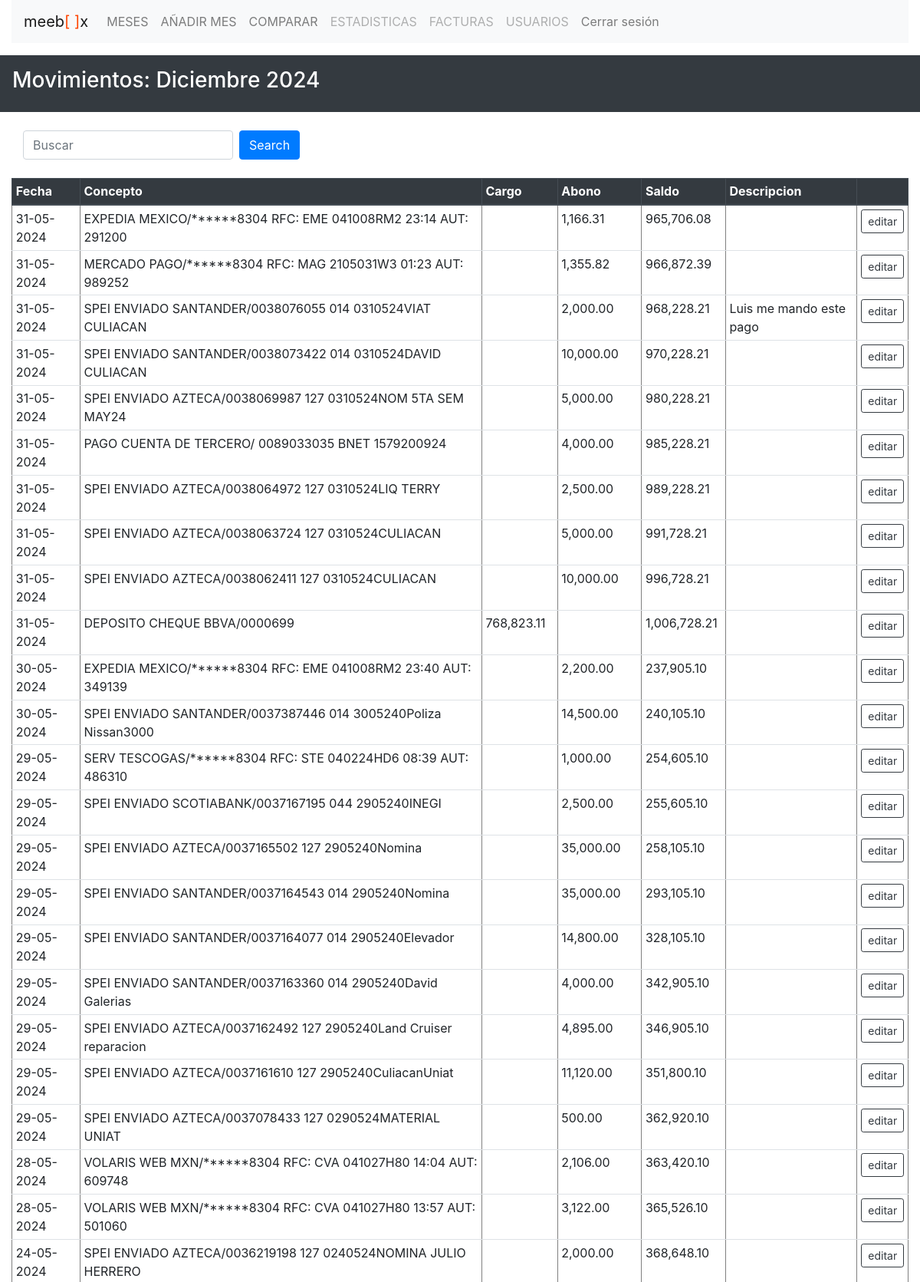
The page /other/10/ (signed in, upper part) on the database its author committed.
### base/models.py (models this page shows, shortened)
class Month(models.Model):
    creator = models.ForeignKey(User, on_delete=models.SET("deleted user"), null=True)
    name = models.CharField(max_length=30)
    created = models.DateTimeField(auto_now_add=True)
    description = models.TextField(null=True,blank=True)
    class Meta:
        ordering = ['-created']

class Entry(models.Model):
    creator = models.ForeignKey(User, on_delete=models.SET("deleted user"), null= True)
    month = models.ForeignKey(Month, on_delete=models.CASCADE, null= True)
    date = models.CharField(max_length=10)
    concepto = models.TextField(null=True, blank=True)
    cargo = models.CharField(max_length=100,null= True,blank= True)
    abono = models.CharField(max_length=100,null= True,blank= True)
    saldo = models.CharField(max_length=100,null= True,blank= True)
    description = models.TextField(null=True, blank=True)
    updated = models.DateTimeField(auto_now=True)
    created = models.DateTimeField(auto_now_add=True)

### base/views.py (the view)
# urls.py: path('other/<str:month_id>/',views.other, name='other'),
@login_required
def other(request, month_id):
    month = Month.objects.get(pk=month_id)
    query = request.GET.get('q') if request.GET.get('q') != None else ''
    if query:
        entries = Entry.objects.filter(Q(concepto__icontains=query) | Q(description__icontains=query))
    else:
        entries = Entry.objects.all()
    entries = entries.filter(month=month)
    cargo_total = 0
    abono_total = 0
    for entry in entries:
        if entry.cargo:
            cargo_total += (float(entry.cargo.replace(",", "")))
        if entry.abono:
            abono_total += (float(entry.abono.replace(",", "")))
    request.session['month_id'] = month.id
    return render(request, 'other.html', {'month': month, 'entries': entries, 'month_id': month_id,'abono_total':round(abono_total,2),'cargo_total':round(cargo_total,2)})

### templates/other.html (shortened to what this page needs)
{% extends 'main_template.html' %}
{% block content %}
<div class="container-fluid p-3 my-3 bg-dark text-white"><h3>Movimientos: {{ month.name }}</h3></div>
<div class="container-fluid">
    <div class="container-fluid mt-4">
        <form method="get" action="{% url 'other' month_id  %}" class="form-inline">
            <input type="text" name="q" value="{{ query|default_if_none:'' }}" placeholder="Buscar" class ="form-control mr-sm-2">
            <button type="submit" class="btn btn-primary">Search</button>
        </form>
    </div>
    <br>
        <table border="1" class="table table-hover table-sm">
            <thead class="thead-dark">
                <th>Fecha</th>
                <th>Concepto</th>
                <th>Cargo</th>
                <th>Abono</th>
                <th>Saldo</th>
                <th>Descripcion</th>
                <th></th>
            </thead>
            {% for entry in entries %}
            <tr>
                <td>{{ entry.date }}</td>
                <td>{{ entry.concepto }}</td>
                <td>{% if entry.cargo %}{{ entry.cargo }}{% endif %}</td>
                <td>{% if entry.abono %}{{ entry.abono }}{% endif %}</td>
                <td>{{ entry.saldo }}</td>
                <td>{% if entry.description %}{{ entry.description }}{% endif %}</td>
                <td><a href="/edit_movimiento/{{ entry.id }}"><button class="btn btn-outline-dark btn-sm">editar</button></a></td>
            {% empty %}
            <li>No hay movimientos.</li>
            {% endfor %}
            </tr>
        </table>
        <br><hr><br>
    </div>
{% endblock %}

### rows shown on the page
Month: name "Diciembre 2024"
Entry: date "31-05-2024", concepto "EXPEDIA MEXICO/******8304 RFC: EME 041008RM2 23:14 AUT: 291200", abono "1,166.31", saldo "965,706.08"
Entry: date "31-05-2024", concepto "MERCADO PAGO/******8304 RFC: MAG 2105031W3 01:23 AUT: 989252", abono "1,355.82", saldo "966,872.39"
Entry: date "31-05-2024", concepto "SPEI ENVIADO SANTANDER/0038076055 014 0310524VIAT CULIACAN", abono "2,000.00", saldo "968,228.21", description "Luis me mando este pago"
Entry: date "31-05-2024", concepto "SPEI ENVIADO SANTANDER/0038073422 014 0310524DAVID CULIACAN", abono "10,000.00", saldo "970,228.21"
Entry: date "31-05-2024", concepto "SPEI ENVIADO AZTECA/0038069987 127 0310524NOM 5TA SEM MAY24", abono "5,000.00", saldo "980,228.21"
Entry: date "31-05-2024", concepto "PAGO CUENTA DE TERCERO/ 0089033035 BNET 1579200924", abono "4,000.00", saldo "985,228.21"
Entry: date "31-05-2024", concepto "SPEI ENVIADO AZTECA/0038064972 127 0310524LIQ TERRY", abono "2,500.00", saldo "989,228.21"
Entry: date "31-05-2024", concepto "SPEI ENVIADO AZTECA/0038063724 127 0310524CULIACAN", abono "5,000.00", saldo "991,728.21"
Entry: date "31-05-2024", concepto "SPEI ENVIADO AZTECA/0038062411 127 0310524CULIACAN", abono "10,000.00", saldo "996,728.21"
Entry: date "31-05-2024", concepto "DEPOSITO CHEQUE BBVA/0000699", cargo "768,823.11", saldo "1,006,728.21"
Entry: date "30-05-2024", concepto "EXPEDIA MEXICO/******8304 RFC: EME 041008RM2 23:40 AUT: 349139", abono "2,200.00", saldo "237,905.10"
Entry: date "30-05-2024", concepto "SPEI ENVIADO SANTANDER/0037387446 014 3005240Poliza Nissan3000", abono "14,500.00", saldo "240,105.10"
Entry: date "29-05-2024", concepto "SERV TESCOGAS/******8304 RFC: STE 040224HD6 08:39 AUT: 486310", abono "1,000.00", saldo "254,605.10"
Entry: date "29-05-2024", concepto "SPEI ENVIADO SCOTIABANK/0037167195 044 2905240INEGI", abono "2,500.00", saldo "255,605.10"
Entry: date "29-05-2024", concepto "SPEI ENVIADO AZTECA/0037165502 127 2905240Nomina", abono "35,000.00", saldo "258,105.10"
Entry: date "29-05-2024", concepto "SPEI ENVIADO SANTANDER/0037164543 014 2905240Nomina", abono "35,000.00", saldo "293,105.10"
Entry: date "29-05-2024", concepto "SPEI ENVIADO SANTANDER/0037164077 014 2905240Elevador", abono "14,800.00", saldo "328,105.10"
Entry: date "29-05-2024", concepto "SPEI ENVIADO SANTANDER/0037163360 014 2905240David Galerias", abono "4,000.00", saldo "342,905.10"
Entry: date "29-05-2024", concepto "SPEI ENVIADO AZTECA/0037162492 127 2905240Land Cruiser reparacion", abono "4,895.00", saldo "346,905.10"
Entry: date "29-05-2024", concepto "SPEI ENVIADO AZTECA/0037161610 127 2905240CuliacanUniat", abono "11,120.00", saldo "351,800.10"
Entry: date "29-05-2024", concepto "SPEI ENVIADO AZTECA/0037078433 127 0290524MATERIAL UNIAT", abono "500.00", saldo "362,920.10"
Entry: date "28-05-2024", concepto "VOLARIS WEB MXN/******8304 RFC: CVA 041027H80 14:04 AUT: 609748", abono "2,106.00", saldo "363,420.10"
Entry: date "28-05-2024", concepto "VOLARIS WEB MXN/******8304 RFC: CVA 041027H80 13:57 AUT: 501060", abono "3,122.00", saldo "365,526.10"
Entry: date "24-05-2024", concepto "SPEI ENVIADO AZTECA/0036219198 127 0240524NOMINA JULIO HERRERO", abono "2,000.00", saldo "368,648.10"
